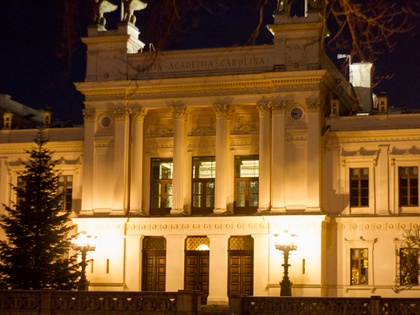
%> input picture matlab edge_detection/image.jpg, 420 x 315 px, shrunk from 640 x 480 before the run
$ octave main_playground.m   (GNU Octave 9; MATLAB toolbox functions it lacks are replaced by stand-ins)
%> lines starting %> are read from the running program, lines starting %| are printed output that depends on the picture
### matlab edge_detection/golden_refrence/matlab/gol_mat_main.m
function g = gol_mat_main(f, w, width)
  [w_height, w_width] = size(w);
  f_amount = size(f,2)-((w_height-1)*width+w_width-1);
  g = zeros(f_amount, 1);

  for i = 1:f_amount
    for j = 1:w_height
      index = i+(j-1)*width;
      g(i) = g(i) + sum(f(index:index+w_width-1).*w(j,:));
    end
  end
end

### matlab edge_detection/main_playground.m
%% filter
filter = [
    1 1 0;
    1 0 -1;
    0 -1 -1;
]';
%filter = fspecial('gaussian', 9, 3);
[filter_height, filter_width] = size(filter);

%% use image
img = double(rgb2gray(imread('image.jpg')));
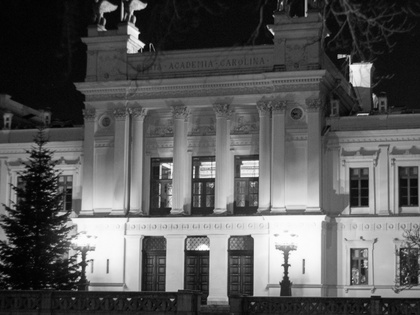
%> img: size 315x420 double; min 1, max 255, mean 89
[rows, columns] = size(img);
%> rows = 315; columns = 420

%% Run mathworks filter2
fil_image = filter2(filter, img);
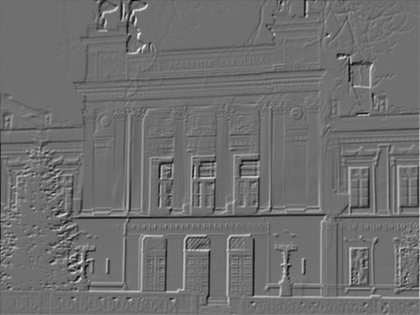
%> fil_image: size 315x420 double; min -463, max 594, mean -0.2; drawn with min black and max white
%% Run matlab model
padded_image = [zeros(1, (filter_height-1)*columns+filter_width-1), reshape(img.', 1, [])]; %padd image with "outside" pixels

matlab_edge_detected = gol_mat_main(padded_image, filter, columns)';

mat_image = reshape([ ...
    matlab_edge_detected(columns*floor(filter_height/2)+floor(filter_width/2)+1:end), ... %remove padding
    zeros(1, columns*floor(filter_height/2)+floor(filter_width/2)) ... %add equal amount of zeros to the bottom (should send more input to receive entire image)
], columns, [])';

%% run streamed matlab
% [8 lines of commented-out code are left out]

%% Run simulink model
input_img = img; % [img; zeros([2, size(img,2)])]; % add black to bottom of image to run the entire image
%simulink_edge_detected = sim('gol_sim_top.slx').edge_detected(:);
%> (the run ends here)
